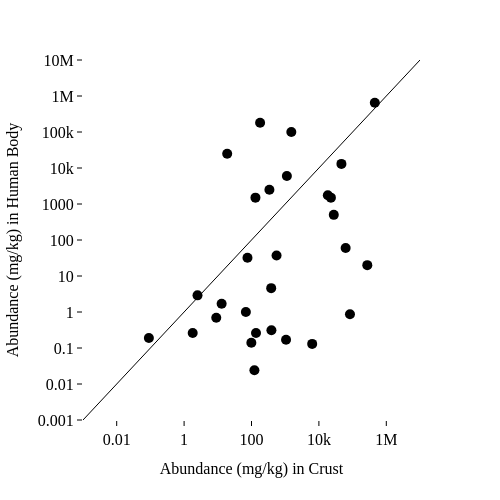

This figure's notebook cell:
### Markdown cell above
## Human vs Crust (Harte)

The plot below plots the data set for the elemental abundance in humans [data set from Wikipedia](https://en.wikipedia.org/wiki/Composition_of_the_human_body) against the elemental abundance in the Earth's crust from Harte.

### Code cell
# make the plot again but make it interactive using plotly express so that mouseover reveals elemnt symbol
# set size of plot to 4x4 inches and use log scale for y-axis to better visualize the relationship between abundance and atomic number, especially for elements with low abundance.

import plotly.express as px


fig = px.scatter(final_df2, 
                x="crust", 
                y="human_ppm",
                width=500, height=500, 
                hover_data=["symbol"], 
                log_y=True, log_x=True, 
                )


fig.update_traces(
    customdata=final_df2[["name"]],
    hovertemplate=
    "crust: %{x:,}<br>" +
    "human: %{y:,}<br>" +
    "Sample: %{customdata[0]}<extra></extra>"
    )

fig.update_traces(
    mode="markers",
    marker=dict(size=10, color="black", opacity=1,),
    line=None,
    selector=dict(mode="markers")
    )

# add a line y = x to the plot to show where the points would lie if the abundance 
# in the biosphere was equal to the abundance in the crust. 
trace = px.line(final_df, x=[1e-6, 1e7], y=[1e-6, 1e7]).data[0]
trace.update(
    line=dict(color="black",
              width=1,
              dash="solid"),   # "solid", "dash", "dot", "dashdot"
              opacity=1,
              name="x = y")
fig.add_trace(trace)


range = [-3,7]
# Style the plot using tufte style
fig.update_layout(
    template="simple_white",
    font=dict(
        family="Palatino, Garamond, Computer Modern, Times New Roman",     # e.g. "Times New Roman", "Helvetica", "Computer Modern"
        size=16,
        color="black"
    ),
    title = None,
    title_font_size=14,
    xaxis_title="Abundance (mg/kg) in Crust",
    yaxis_title="Abundance (mg/kg) in Human Body",
    xaxis_title_font_size=16,
    yaxis_title_font_size=16,
    xaxis=dict(
        showline=False,
        linewidth=1,
        linecolor='black',
        ticks='outside',
        tickwidth=1,
        tickcolor='black',
        ticklen=5,
        range=range
    ),
    yaxis=dict(
        showline=False,
        linewidth=1,
        linecolor='black',
        ticks='outside',
        tickwidth=1,
        tickcolor='black',
        ticklen=5,
        range=range,
    )
)

fig.write_html("plot_abundance_human_biosphere2.html", include_plotlyjs="cdn")
fig.show()

### Figure 1 — Plotly figure (JSON) as saved in the notebook; plotly's stock layout.template omitted (floating-point values rounded to 4 significant figures)
{"data": [{"customdata": [["Oxygen"], ["Carbon"], ["Hydrogen"], ["Nitrogen"], ["Calcium"], ["Phosphorus"], ["Potassium"], ["Sulfur"], ["Sodium"], ["Chlorine"], ["Magnesium"], ["Iron "], ["Fluorine"], ["Zinc"], ["Silicon"], ["Strontium"], ["Bromine"], ["Lead"], ["Copper"], ["Aluminium"], ["Barium"], ["Titanium"], ["Boron"], ["Nickel"], ["Chromium"], ["Manganese"], ["Arsenic"], ["Mercury"], ["Vanadium"], ["Uranium"]], "hovertemplate": "crust: %{x:,}<br>human: %{y:,}<br>Sample: %{customdata[0]}<extra></extra>", "legendgroup": "", "line": {}, "marker": {"color": "black", "opacity": 1, "size": 10, "symbol": "circle"}, "mode": "markers", "name": "", "orientation": "v", "showlegend": false, "type": "scatter", "x": [456000.0, 180.0, 1520.0, 19.0, 46600.0, 1120.0, 18400.0, 340.0, 22700.0, 131.0, 27640.0, 62200.0, 554.0, 76.0, 273000.0, 384.0, 2.5, 13.0, 68.0, 83600.0, 390.0, 6320.0, 9.0, 99.0, 122.0, 1060.0, 1.8, 0.09, 136.0, 2.3], "xaxis": "x", "y": [650000.0, 180000.0, 100000.0, 25000.0, 13000.0, 6000.0, 1750.0, 2500.0, 1500.0, 1500.0, 500.0, 60.0, 37.0, 32.0, 20.0, 4.6, 2.9, 1.7, 1.0, 0.87, 0.31, 0.13, 0.69, 0.14, 0.024, 0.17, 0.26, 0.19, 0.26, NaN], "yaxis": "y"}, {"hovertemplate": "x=%{x}<br>y=%{y}<extra></extra>", "legendgroup": "", "line": {"color": "black", "dash": "solid", "width": 1}, "marker": {"symbol": "circle"}, "mode": "lines", "name": "x = y", "opacity": 1, "orientation": "v", "showlegend": false, "type": "scatter", "x": [1e-06, 10000000.0], "xaxis": "x", "y": [1e-06, 10000000.0], "yaxis": "y"}], "layout": {"font": {"color": "black", "family": "Palatino, Garamond, Computer Modern, Times New Roman", "size": 16}, "height": 500, "legend": {"tracegroupgap": 0}, "margin": {"t": 60}, "title": {"font": {"size": 14}}, "width": 500, "xaxis": {"anchor": "y", "domain": [0, 1], "linecolor": "black", "linewidth": 1, "range": [-3, 7], "showline": false, "tickcolor": "black", "ticklen": 5, "ticks": "outside", "tickwidth": 1, "title": {"font": {"size": 16}, "text": "Abundance (mg/kg) in Crust"}, "type": "log"}, "yaxis": {"anchor": "x", "domain": [0, 1], "linecolor": "black", "linewidth": 1, "range": [-3, 7], "showline": false, "tickcolor": "black", "ticklen": 5, "ticks": "outside", "tickwidth": 1, "title": {"font": {"size": 16}, "text": "Abundance (mg/kg) in Human Body"}, "type": "log"}}}
